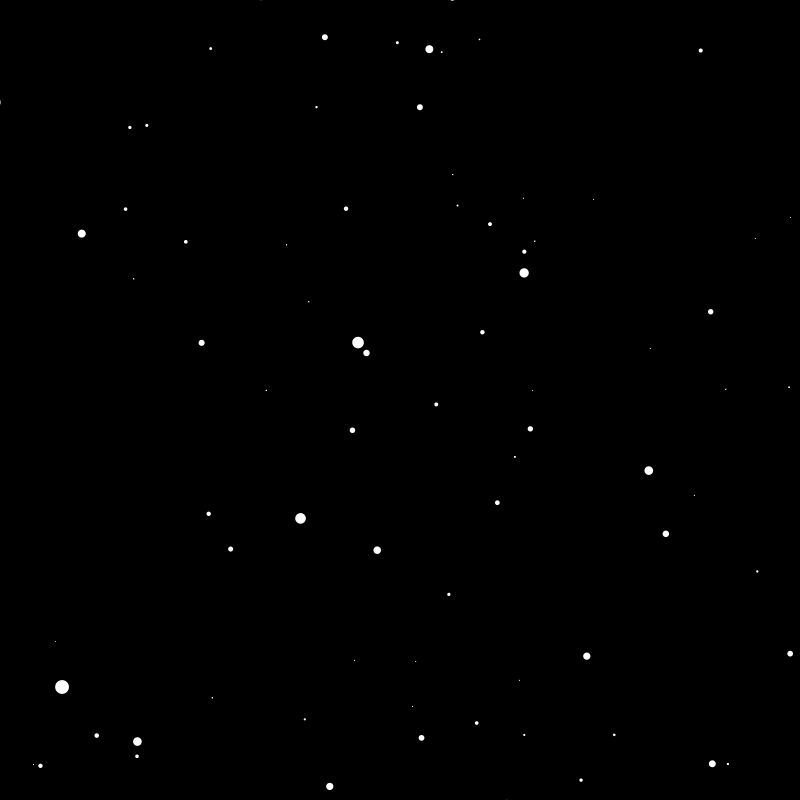
Frame 1 (no input)
Frame 60 (the mouse pressed at the canvas centre just before this capture): identical to frame 1, image omitted
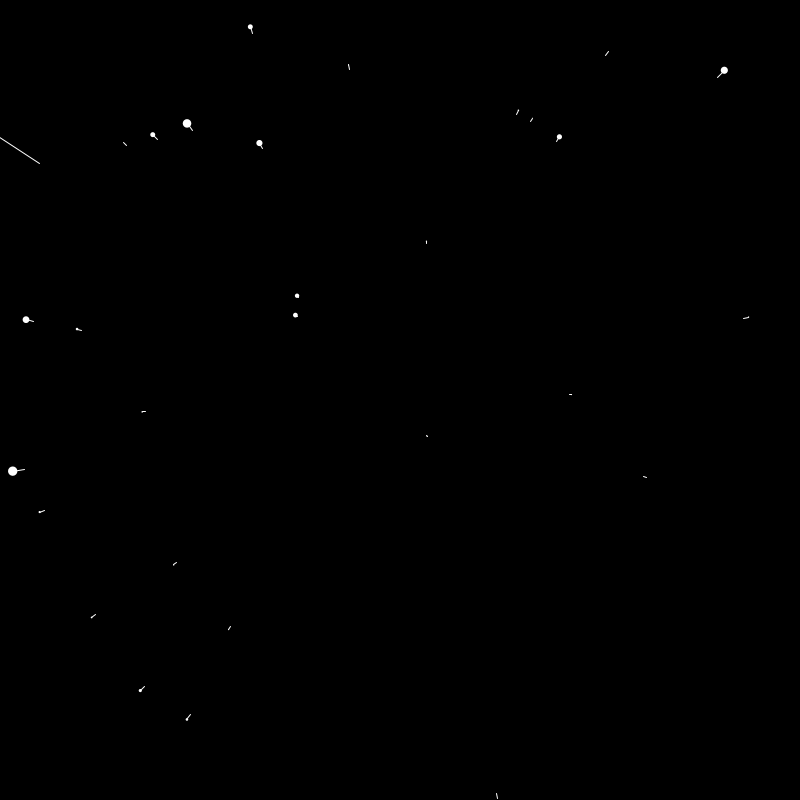
Frame 120 (the mouse held since frame 60 and released just before this capture)

The Processing sketch that drew these frames (run headless with seeded random() and noise(); from frame 60 on, the mouse is pressed at the canvas centre):

// Processing sketch: starfield
// ── starfield.pde
Star[] stars = new Star[200];
float speed;

void setup(){
  size(800, 800);
  for(int i = 0; i < stars.length; i++){
    stars[i] = new Star();
  }
}

void draw(){
  speed = map(mouseX, 0, width, 0, 20);
  background(0);
  translate(width/2, height/2);
  for(int i = 0; i < stars.length; i++){
    stars[i].show();
    stars[i].update();
  }
}

// ── star.pde
class Star {
  float x;
  float y; 
  float z;
  float pz;
  
  Star(){
    x = random(-width/2, width/2);
    y = random(-height/2, height/2);
    z = random(width);
    pz = z;
  }
  
  void update() {
    z = z - speed;
    if(z <= 0){
      z = width;
      x = random(-width/2, width);
      y = random(-height/2, height);
    }
  }
  
  void show() {
    fill(255);
    noStroke();
    float sx = map(x/z, 0, 1, 0, width);
    float sy = map(y/z, 0, 1, 0, height);
    float px = map(x/pz, 0, 1, 0, width);
    float py = map(y/pz, 0, 1, 0, height);
    float size = map(z, 0, width, 16, 0);
    ellipse(sx, sy, size, size);
    stroke(255);
    line(px, py, sx, sy);
    pz = z;
  }
}
